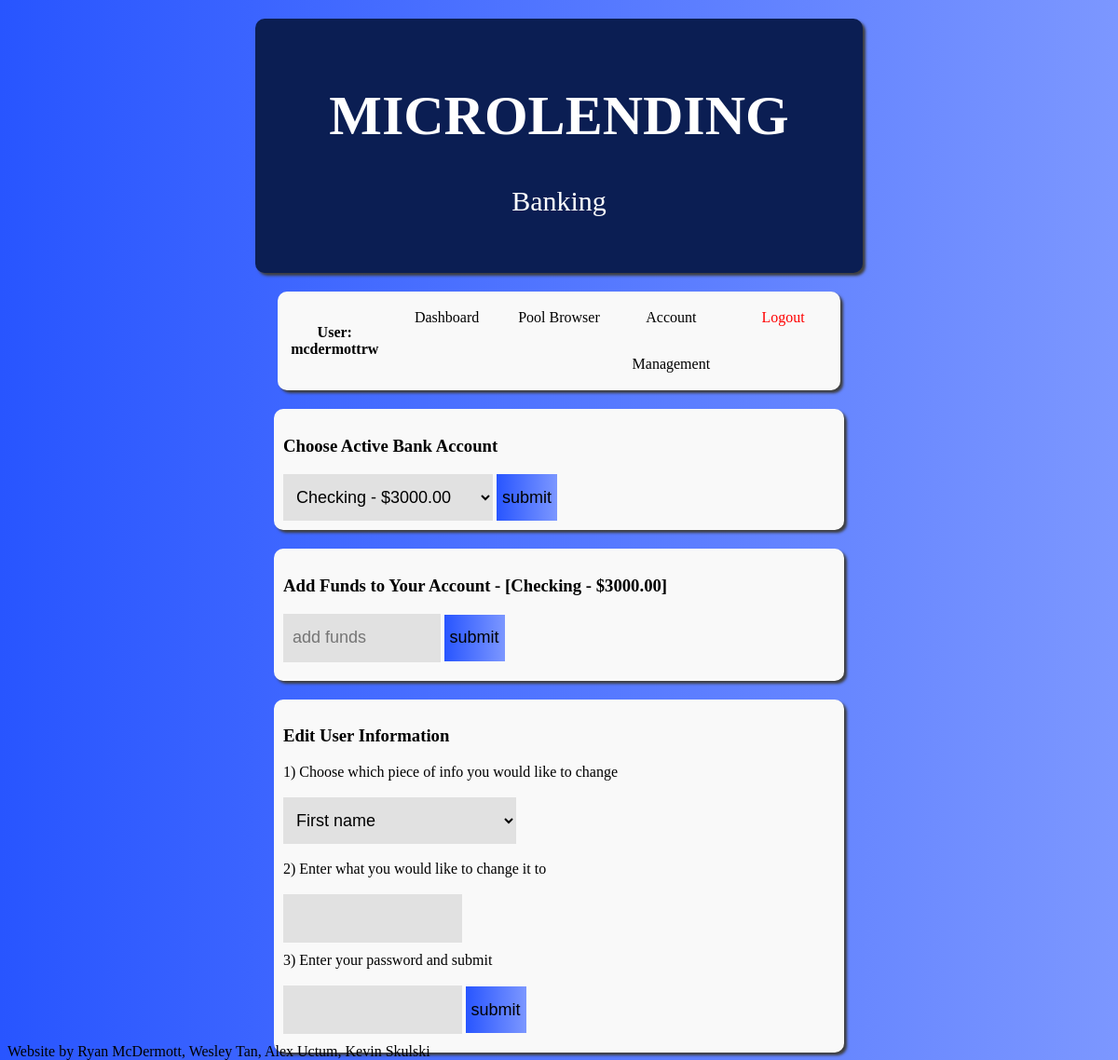
Page /accountManagement (signed in) on the committed database.
### models.py (models this page shows, shortened)
class User(db.Model):
    __tablename__ = "user"
    id = db.Column(db.Integer, primary_key=True)  # SQLAlchemy requires primary keys
    firstname = db.Column(db.String(100))
    lastname = db.Column(db.String(100))
    username = db.Column(db.String(100), unique=True)  # Usernames must be unique
    password = db.Column(db.String(100))
    isBankManager = db.Column(db.Integer)
    bank_accounts = relationship("BankAccount")
    pool_contributions = relationship("PoolContribution")
    loans = relationship("Loan")
    loan_requests = relationship("LoanRequest")

class BankAccount(db.Model):
    __tablename__ = "bank_account"
    id = db.Column(db.Integer, primary_key=True)
    account_name = db.Column(db.String(100))
    micro_dollars = db.Column(db.Float)
    user_id = db.Column(db.Integer, db.ForeignKey("user.id"))  # Foreign key relates to a row in the user table

### routes.py (the view)
@main.route("/accountManagement", methods=["GET", "POST"])
@login_required
def accountManagement():
    user = User.query.filter_by(id=session["user_id"]).first()
    bankAccount = BankAccount.query.filter_by(id=session["active_bank_account_id"]).first()
    return render_template("accountManagement.html", user=user, bankAccount=bankAccount,
                           isBankManager=user.isBankManager)

### routes.py (called while the page is built)
def login_required(f):
    @wraps(f)
    def wrap(*args, **kwargs):
        if "logged_in" in session:
            return f(*args, **kwargs)
        else:
            return redirect(url_for(".login"))
    return wrap

### templates/accountManagement.html (shortened to what this page needs)
<!DOCTYPE html>
<html lang="en">
<head>
    <link rel="stylesheet" href="{{ url_for('static', filename='styles/poolStyle.css') }}">
</head>
<body class="root">
    {% with isBankManager=isBankManager %}
        {% include 'header.html' %}
    {% endwith %}
    <div class="container">
        <h3>Choose Active Bank Account</h3>
        <form action="/switchBankAccounts" method="post">
            <select name="accountDropDown" class="categoryList">
                <option disabled selected value>{{ bankAccount.account_name }} - ${{ "%.2f" | format(bankAccount.micro_dollars) }}</option>
            </select>
            <button class="test" type="submit">submit</button>
        </form>
    </div>
    <div class="container">
        <h3>Add Funds to Your Account - [{{ bankAccount.account_name }} - ${{ "%.2f" | format(bankAccount.micro_dollars)}}]</h3>
        <form action="/addFundsToActiveBankAccount" method="post">
            <input style="width:50%;" class="poolTextbox" type="text" placeholder="add funds" name="add funds"/>
            <button class="button" type="submit">submit</button>
        </form>
    </div>
    <div class="container">
        <h3>Edit User Information</h3>
        <form action="/changeUserInformation" method="post">
            <span>1) Choose which piece of info you would like to change</span>
            <br><br>
            <select style="width:250px;" name="infoDropDown" class="categoryList">
                <option value="first name">First name</option>
            </select>
            <br><br>
            <span>2) Enter what you would like to change it to</span>
            <br><br>
            <input style="width:50%;" class="poolTextbox" type="text" name="newInformation"/>
            <br>
            <span>3) Enter your password and submit</span>
            <br><br>
            <input style="width:50%;" class="poolTextbox" type="password" name="password"/>
            <button class="userInfoButton" type="submit">submit</button>
        </form>
    </div>
</body>
<footer style="position: absolute; bottom: 0px;">Website by Ryan McDermott, Wesley Tan, Alex Uctum, Kevin Skulski</footer>
</html>

### templates/header.html (shortened to what this page needs)
<!DOCTYPE html>
<html lang="en">
<head>
    <link rel="stylesheet" href="{{ url_for('static', filename='styles/headerStyle.css') }}">
</head>
<div class="header">
    <h1>MICROLENDING</h1>
    <p>Banking</p>
</div>
<body class="root">
        <table>
            <th>User: {{user.username}}</th>
            <td><a href="{{ url_for('main.dashboard') }}">Dashboard</a></td>
            <td><a href="{{ url_for('main.poolBrowser') }}">Pool Browser</a></td>
            <td><a href="{{ url_for('main.accountManagement') }}">Account Management</a></td>
            <td><a href="{{ url_for('main.logout') }}" style="color: Red;">Logout</a></td>
        </table>
</body>
</html>

### static/styles/poolStyle.css (style rules this page uses)
.root { font-family: Verdana; background-image: linear-gradient(to right, #2855FF, #7C97FF); }
.categoryList { font-size: 18px; background-color: #E1E1E1; height: 50px; border: none; outline: none; padding-left: 10px; }
option { border: 1px solid gray; }
button { font-size: large; height: 50px; border: none; outline: none; background-image: linear-gradient(to right, #2855FF, #7C97FF); }
.poolTextbox { outline: none; height: 50px; background-color: #E1E1E1; border: none; margin-bottom: 10px; padding-left: 10px; font-size: 18px; }
form { display: inline-block; }

### static/styles/headerStyle.css (style rules this page uses)
div { width: 50%; background-color: #F9F9F9; margin: 20px auto auto auto; padding: 10px 10px 10px 10px; box-shadow: 3px 3px 3px #3E3E3E; border-radius: 10px; }
.header { padding: 30px; text-align: center; background: #0b1e53; color: rgb(255, 255, 255); font-size: 30px; }
a { line-height: 50px; font-size: 16px; text-decoration: none; color: black; display: block; height: 100%; }
table { background-color: #F9F9F9; border-radius: 10px; box-shadow: 3px 3px 3px #3E3E3E; margin: 20px auto auto auto; table-layout: fixed; width: 51%; }
td { color: black; border-radius: 10px; text-align: center; height: 50px; }
.categoryList { font-size: 18px; background-color: #E1E1E1; height: 50px; border: none; outline: none; padding-left: 10px; }
button { font-size: large; height: 50px; border: none; outline: none; background-image: linear-gradient(to right, #2855FF, #7C97FF); }

### rows in the picture
User: username "mcdermottrw"
BankAccount: accountDropDown "Checking - $3000.00", account_name "Checking", micro_dollars "3000.00"
